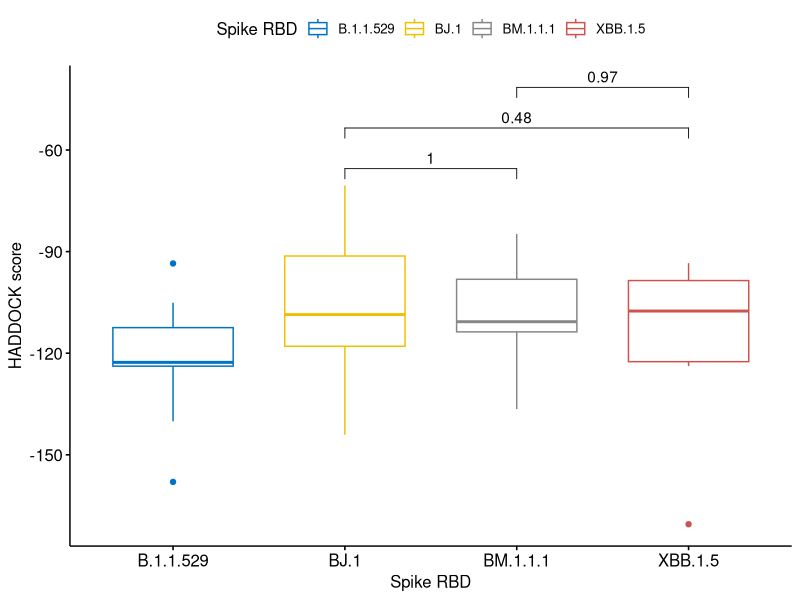
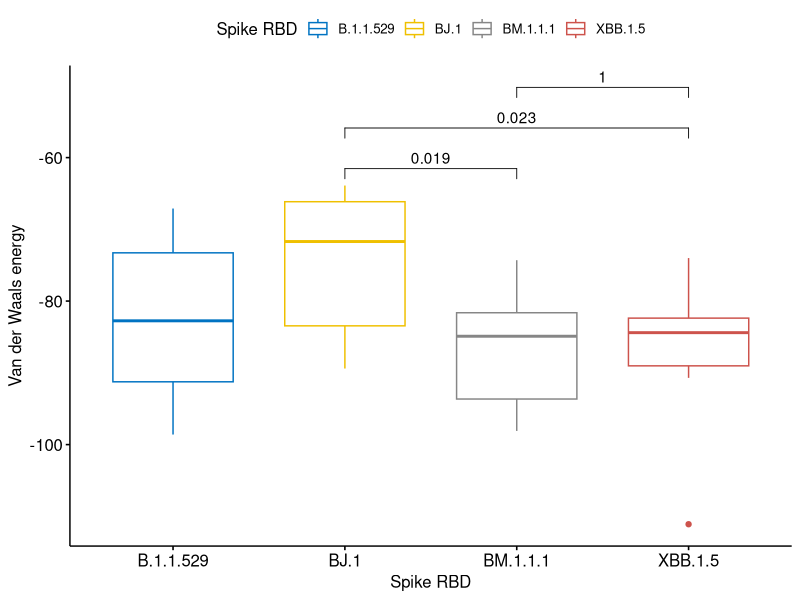
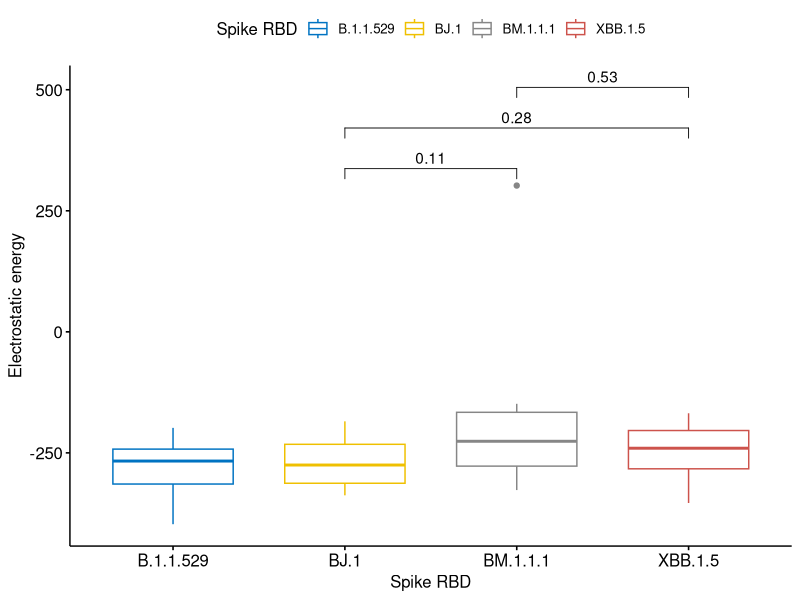

Write the R code that produced these figures, in order.
## Code to generate comparison plots for subvariant antibody performance

library(dplyr)
library(readxl)
library(ggplot2)
library(ggpubr)

data <- read_excel("HADDOCK_Results.xlsx")

# wilcox.test((data %>% filter(`Spike RBD` == "BJ.1"))$`HADDOCK score`,
#             (data %>% filter(`Spike RBD` == "XBB.1.5"))$`HADDOCK score`)


variant_comparisons <- list(
  c("BJ.1", "BM.1.1.1"),
  c("BJ.1", "XBB.1.5"),
  c("BM.1.1.1", "XBB.1.5")
  )


## HADDOCK Score
ggboxplot(data, x = "Spike RBD",
          y = "HADDOCK score",
          color = "Spike RBD",
          palette = "jco") + 
  stat_compare_means(method = "wilcox.test", comparisons = variant_comparisons)


## Van der Waals Energy
ggboxplot(data, x = "Spike RBD",
          y = "Van der Waals energy",
          color = "Spike RBD",
          palette = "jco") + 
  stat_compare_means(method = "wilcox.test", comparisons = variant_comparisons)


## Electrostatic Energy
ggboxplot(data, x = "Spike RBD",
          y = "Electrostatic energy",
          color = "Spike RBD",
          palette = "jco") + 
  stat_compare_means(method = "wilcox.test", comparisons = variant_comparisons)
